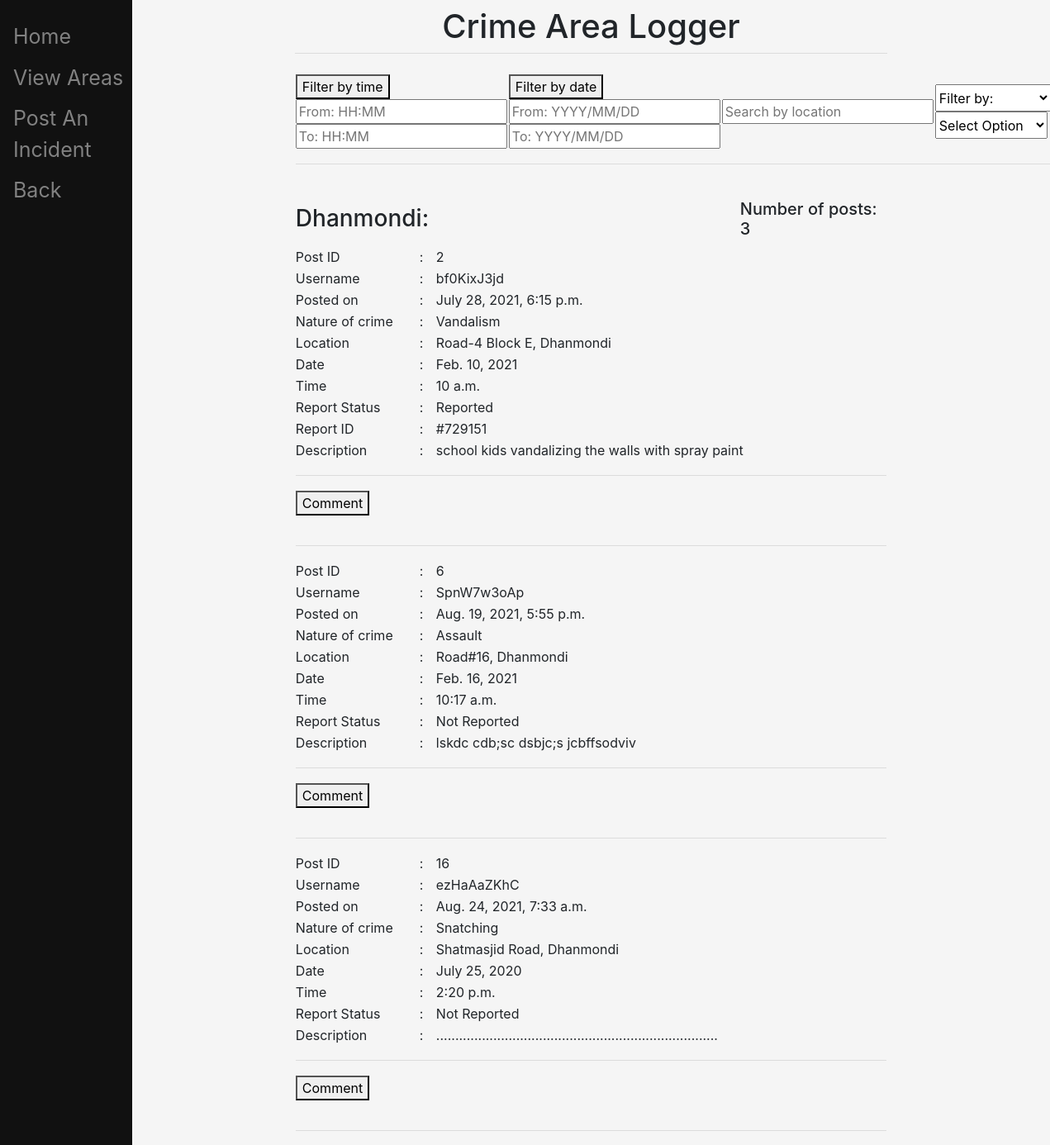
The app's page /Areas/incidents/Dhanmondi/, older data.
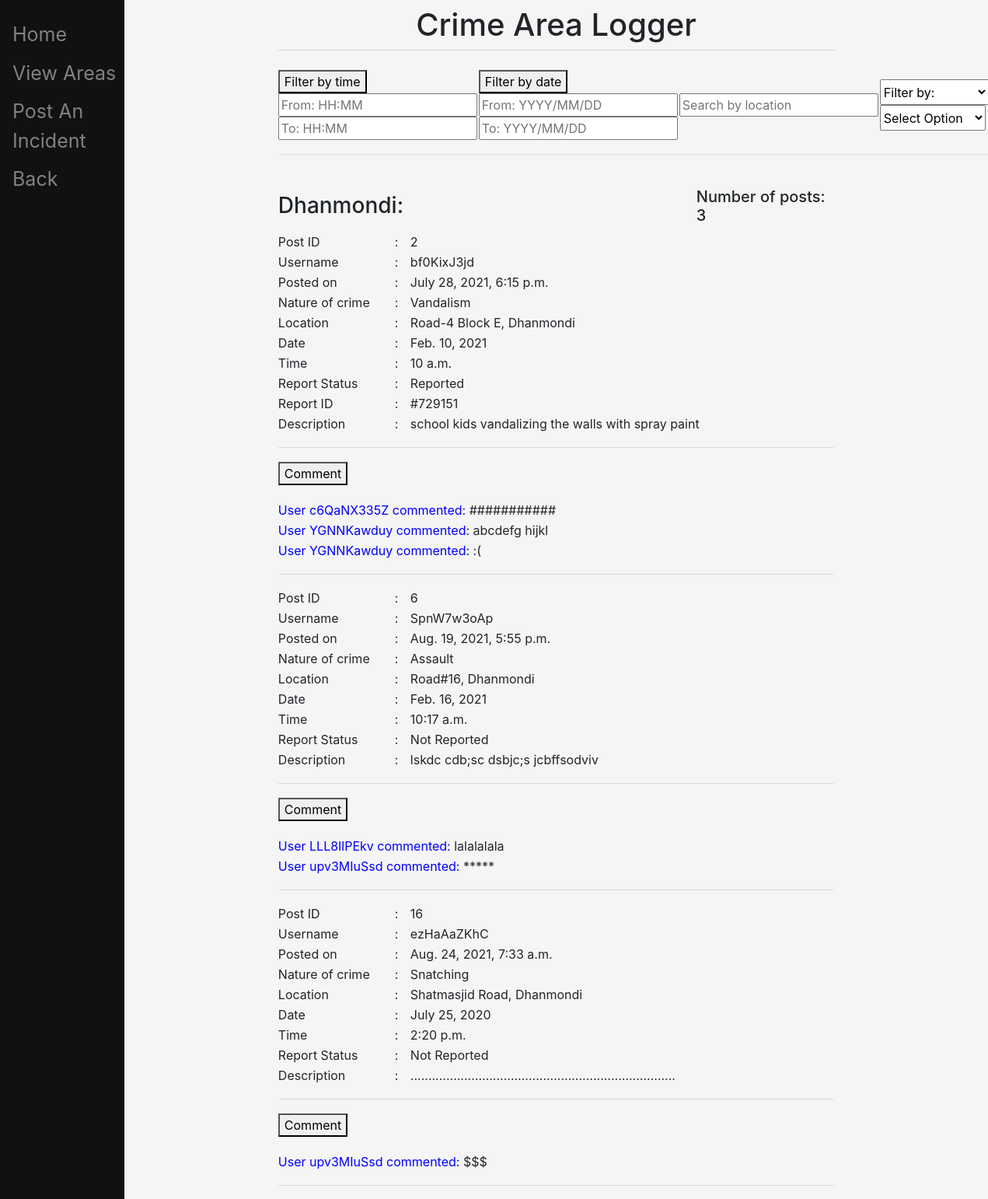
The same page, newer data.
### main/models.py (models this page shows, shortened)
class CrimeIncident(models.Model):
	email = models.CharField(max_length=50)
	username = models.CharField(max_length=20)
	area_name = models.CharField(max_length=150)
	nature_of_crime = models.CharField(max_length=50)
	report_status = models.CharField(max_length=20)
	report_id = models.CharField(max_length=10)
	location = models.CharField(max_length=100)
	date_of_crime = models.DateField()
	time_of_crime = models.TimeField()
	timestamp = models.DateTimeField(auto_now_add=True)
	description = models.CharField(max_length=200)

class Comment(models.Model):
	email = models.CharField(max_length=50)
	username = models.CharField(max_length=20)
	comment = models.CharField(max_length=200)
	post_id = models.CharField(max_length=10)

### main/views.py (the view)
# urls.py: path("Areas/incidents/<slug:area>/", views.show_posts, name="incidents"),
def show_posts(request, area):
	posts = {}
	count=0
	comments ={}
	if request.method=="GET":
		for i in list(CrimeIncident.objects.all()):
			if i.area_name.lower() == area.lower():
				count += 1
				incident = {
					'Post ID' : i.id,
					'Username' : i.username,
					'Posted on' : i.timestamp,
					'Nature of crime' : i.nature_of_crime,
					'Location' : i.location+", "+i.area_name,
					'Date' : i.date_of_crime,
					'Time' : i.time_of_crime,
					'Report Status' : i.report_status,
				}
				if i.report_status=="Reported":
					incident.update({'Report ID' : "#"+i.report_id})
				incident.update({'Description' : i.description})
				comment = {}
				for j in Comment.objects.filter(post_id=i.id):
					comment.update( {j.comment: 'User '+j.username+' commented: '})
					comments[i] = comment
				posts[i] = incident
		no_of_posts = {'Number of posts:':count}
	return render(request, "main/incidents.html", {'Posts':posts, 'Area':area, 'no_of_posts':no_of_posts, 'comments':comments})

### main/templates/main/incidents.html (shortened to what this page needs)
{% extends 'main/base.html' %}
{% block content %}
<table>
	<tr>
		<td style="width:30%">
			<form label='Time:' id='time_range'>
			  <button type="submit">Filter by time</button>
			  <input type="text" placeholder="From: HH:MM" name="time" id='from2'>
			  <input type="text" placeholder="To: HH:MM" name="time" id='to2'>
			</form>
		</td>
		<td style="width:30%">
			<form label='Date:' id='date_range'>
			  <button type="submit">Filter by date</button>
			  <input type="text" placeholder="From: YYYY/MM/DD" name="date" id='from'>
			  <input type="text" placeholder="To: YYYY/MM/DD" name="date" id='to'>
			</form>
		</td>
		<td> <form class="example" action='' id='form'>
			  <input type="text" placeholder="Search by location" name="search" id='query'>
				</form>
		</td>
		<td style="width:50%">
			<select style="height: 33px;" class="example" id='filter' onchange='filterChanged(this.value);'>
			<option value=''>Filter by:</option>
			</select>
			<select style="height: 33px; width: 136px" id='options' onchange='optionSelected(this.value);'>
			<option value=''>Select Option</option>
			</select>
		</td>
	</tr>
	<tr> <td colspan="4", style="width:1000px"> <hr/> </td> </tr>
</table>
	<br>
	<table><tr>
				<td style="width:75%"> <h3>{{Area}}:</h3> </td>
				<td>
						{% for key,value in no_of_posts.items %}
							<h5> {{key}} {{value}} </h5>
						{% endfor %}
				</td>
	</tr></table>
	<table >
	{% if Posts|length > 0 %}
		{% for sl,post in Posts.items %}
			{% for key,value in post.items %}
					<tr >
						<td style="width:150px"> {{key}} </td>
						<td style="width:20px"> : </td>
						<td> {{value}} </td>
					</tr>
			{% endfor %}
			<tr> <td colspan="3", style="width:1000px"> <hr/> </td> </tr>
			<tr> <td colspan="3"> <button id="Comment" onclick="postComment()">Comment</button> </td> </tr>
			<tr> <td colspan="3"><p></p></td> </tr>
			{% for key,val in comments.items %}
				{% if sl == key %}
					{% for comment,user in val.items %}
					<tr> <td colspan="3"> <h8 style="color:blue">{{user}} </h8> {{comment}} </td> </tr>
					{% endfor %}
				{% endif %}
			{% endfor %}
			<tr> <td colspan="3", style="width:1000px"> <hr/> </td> </tr>
		{% endfor %}
	{% else %}
		<p style="color:red"> No Posts To Show </p>
	{% endif %}
	</table>
{% endblock %}

Row changes from the older to the newer data that the page shows:
added Comment: val "###########"
added Comment: val "abcdefg hijkl"
added Comment: val ":("
added Comment: val "lalalalala"
added Comment: val "*****"
added Comment: val "$$$"
Text that changed along with them:
new list line: "User c6QaNX335Z commented:"
new list line: "User YGNNKawduy commented:"
new list line: "User LLL8IlPEkv commented:"
new list line: "User upv3MIuSsd commented:"
